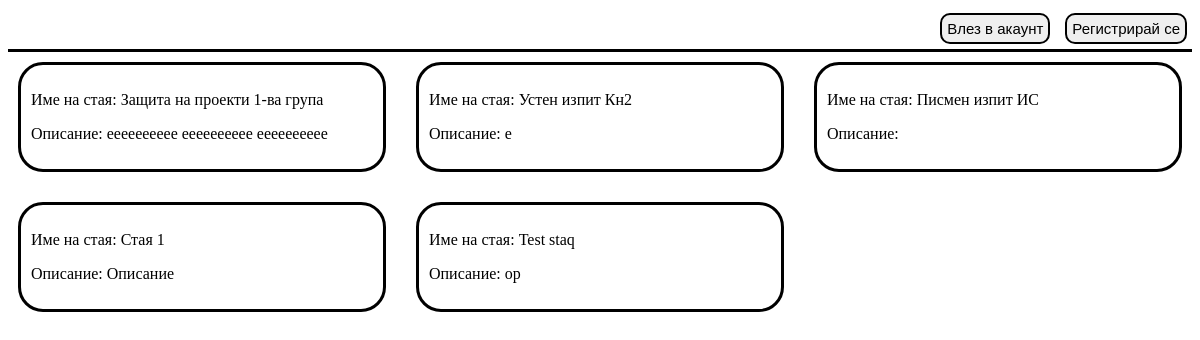
The page /lobby/lobby.php on the database as committed earlier.
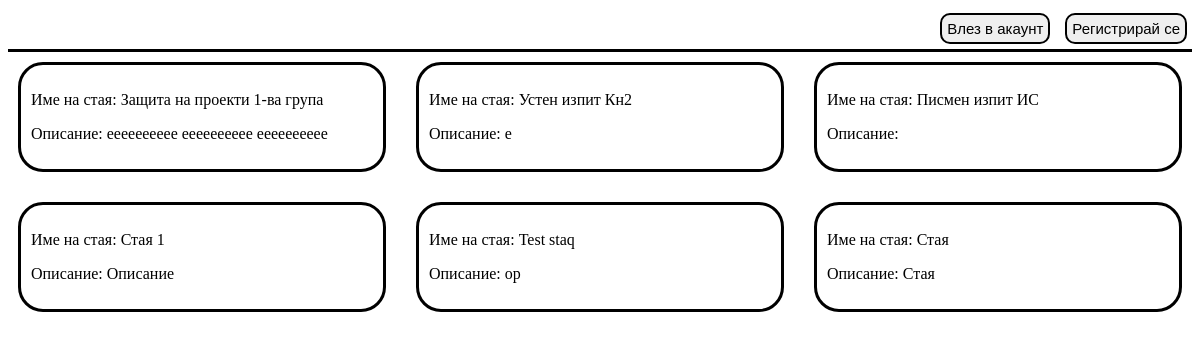
The same page on the database as committed later.
### tables this page shows
CREATE TABLE `rooms` (
  `room_id` int(11) NOT NULL,
  `creator_id` int(11) NOT NULL,
  `moderator_id` int(11) NOT NULL,
  `name` varchar(100) NOT NULL,
  `description` varchar(400) NOT NULL,
  `type` enum('project_defense','referat','mark','') DEFAULT NULL,
  `url` varchar(400) DEFAULT NULL,
  `meeting_password` varchar(100) DEFAULT NULL,
  `break_until` datetime DEFAULT NULL
);

### lobby/lobby.php (the view, shortened to what this page needs)
<!DOCTYPE html>
<html>
<head>
    <link rel="stylesheet" href="../lobby/lobby.css">
</head>
<body>
<header>
    <?php if(!isset($_SESSION["name"])) : ?>
    <form method="get" action="../registration/registration.php">
            <button  type="submit" class="registration_button">Регистрирай се</button>
    </form>
    <form method="get" action="../login/login.php">
        <button type="submit" class="login_button">Влез в акаунт</button>
    </form>
    <?php endif; ?>
</header>
<div class="rooms_list">
<?php
$db = Database::getInstance();
$pdo = $db->getConnection();
$query = 'SELECT name, description, room_id FROM rooms';
$statements = $pdo->query($query);
$rows = $statements->fetchAll(PDO::FETCH_ASSOC);
if($rows){
    foreach($rows as $row){
        echo "<div class=\"room\">
        <p>Име на стая: {$row['name']}</p>
        <p>Описание: {$row['description']}</p>
        {$str}
        </div>";
    }
}
?>
</div>
</body>
</html>

### lobby/lobby.css (style rules this page uses)
body { margin: 10; padding: 10; }
header { overflow:auto; border-bottom-style: solid; border-bottom-width: 3px; }
.rooms_list { display: grid; grid-template-columns: repeat(3, 1fr); gap: 10px; grid-auto-rows: minmax(100px, auto); }
.room { border-style: solid; border-radius: 25px; padding: 10px; margin: 10px; }
.login_button { display: inline; font-size: 15px; border-radius: 10px; padding: 5px; border: 2px solid; float:right; margin:5px; margin-right: 10px; }
.registration_button, .exit_button { display: inline-block; font-size: 15px; border-radius: 10px; padding: 5px; border: 2px solid; float:right; margin: 5px; }

Rows that differ between the two databases and show on the page:
added rooms: name "Стая", description "Стая"
